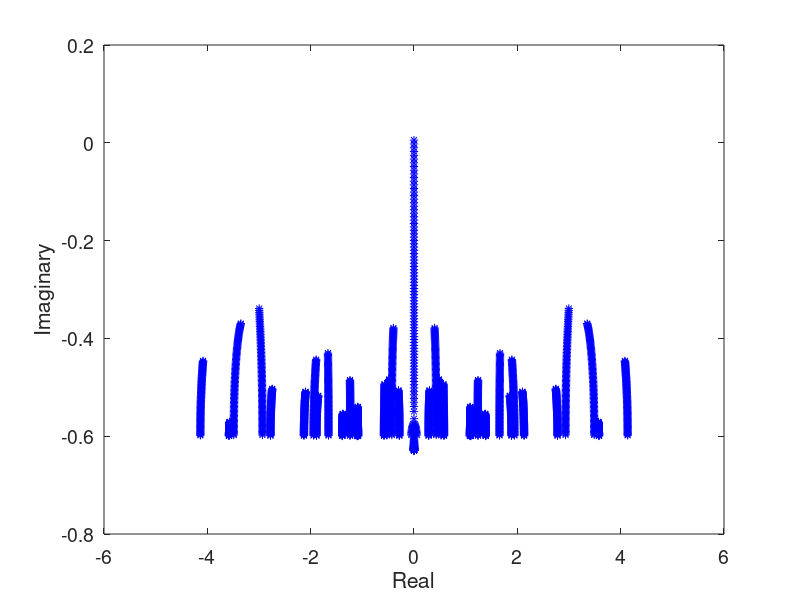
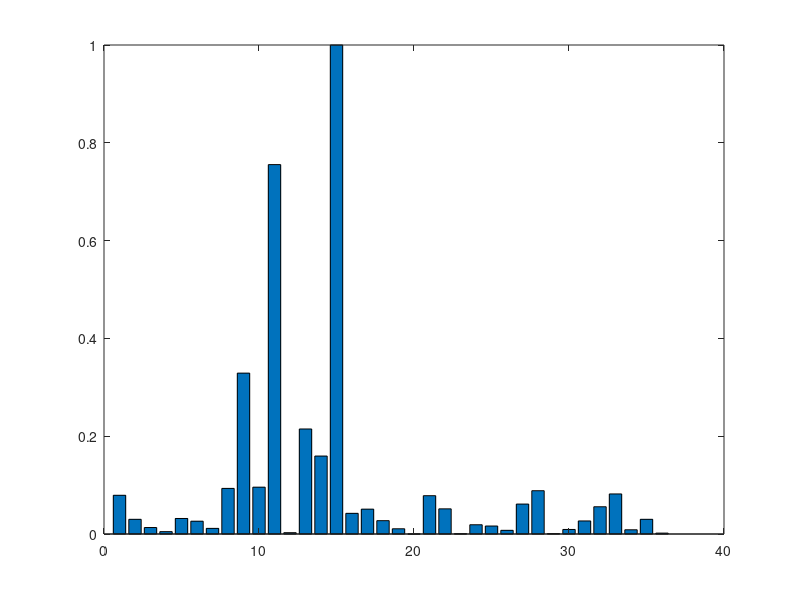
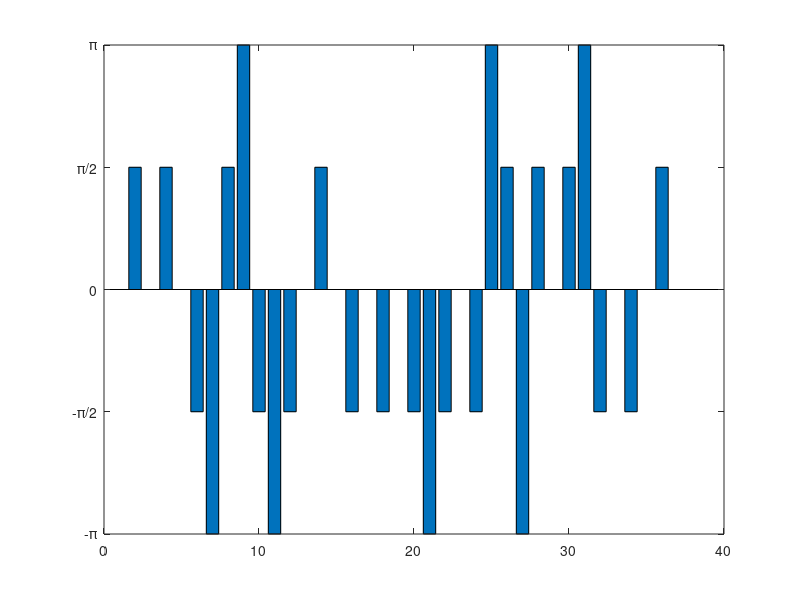
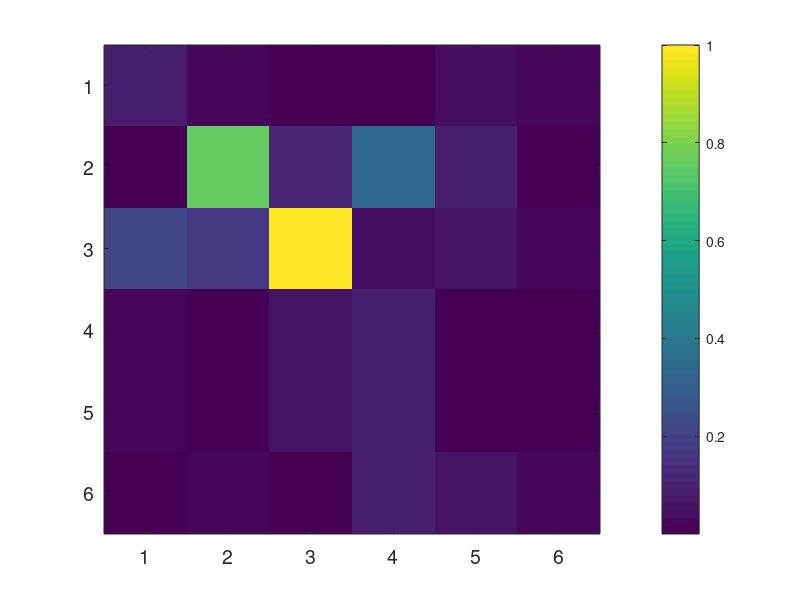

The MATLAB script that drew these images, in order:
close all;
clc;
clear all;
t1 = 1;t2 = 1;
r = -0.2;k = 1;
N = 6;r0 = 0.5;
a = [repmat([0.596870221 1.592352575],[1 N/2-1]) 1.592352575];
b = ones(1,N-1);
D = diag(-1i*r0 + repmat([0 1i*r],[1 N/2])) + diag(t1*b.*ones(1,N-1),1) + diag(t1*b.*ones(1,N-1),-1);
E = fliplr(diag(t2*ones(1,N)));
F = sparse(zeros(N));
H = sparse([D E*a(1) F F F F;...
            E*a(1) D E*a(2) F F F;...
            F E*a(2) D E*a(3) F F;...
            F F E*a(3) D E*a(4) F;...
            F F F E*a(4) D E*a(5);...
            F F F F E*a(5) D]);
    
%% open circle 3by3: S = [1 12 13 14 15 10 3]; 
%% backward diagonal: S = [1 12 11 14 15 22 21 28 29 32 31]; 
%% first column: S = [1 12 13 24 25 36];
%% S = [10 11 12 13 14 15 18 23 26 31];
%% S = [11 14 15 22 21 28 29];
%% S = [11 14 15 22 21]
% p = sparse(1,N^2);S = [8 10 11 21 22 28 29 35 ]; H = H + diag(p);D = 0.01*1i*eye(length(S));
p = sparse(1,N^2);S = [11 14 15 22 21]; H = H + diag(p);D = 0.01*1i*eye(length(S));
%%
figure;

while true
    H(S,S)
    H(S,S) = H(S,S) + D;[A,V] = eig(full(H));
    Re = diag(real(V)/t1);
    Im = diag(imag(V)/t1);
    plot(Re,Im,'b*');
    hold on;
    lam = diag(V);
    if find(imag(lam)>0)
        break
    end
    k = k+1;
end
xlabel('Real');
ylabel('Imaginary');
set(gca,'FontSize',14);
set(gcf, 'Position', [00, 00, 400, 300]);

Lasing = find(imag(diag(V))>0);
Intensity = abs(A(:,Lasing)).*abs(A(:,Lasing));
Intensity = Intensity./max(Intensity);
Phase = angle(A(:,Lasing));

figure;
bar(Intensity);
ylim([0 1]);
set(gcf, 'Position', [00, 00, 400, 300]);

figure;
bar(Phase);
ylim([-pi pi]);
set(gca,'ytick',[-pi,-pi/2,0,pi/2,pi]);
set(gca,'yticklabel',{'-\pi','-\pi/2','0','\pi/2','\pi'});
set(gcf, 'Position', [00, 00, 400, 300]);

for k = 1:1:N
    if mod(k,2) 
        RT(k,:) = Intensity((k-1)*N+(1:N));
    else
        RT(k,:) =  fliplr(Intensity((k-1)*N+(1:N))');
    end
end

for k = 1:1:N
    if mod(k,2)
        RA(k,:) = Phase((k-1)*N+(1:N));
    else
        RA(k,:) =  fliplr(Phase((k-1)*N+(1:N))');
    end
end

figure;
imagesc(RT);
colorbar;
set(gcf, 'Position', [00, 00, 400, 300]);
set(gca,'FontSize',14);

figure;
imagesc(RA);
colormap([0.5 0.5 0.5;0 1 1;0 1 0;1 0.5 0;0.5 0.5 0.5]);
colorbar;


